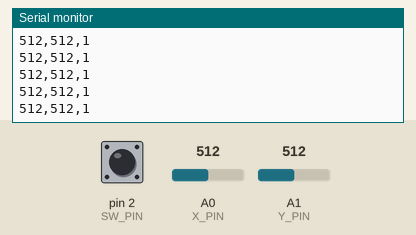
The sketch below on a simulated Arduino Uno, built with avr-gcc and run on an emulated ATmega328P. Shown: the last lines printed to the serial monitor. Inputs (shaded band) come from the test bench; at power-on: A1 (Y_PIN) = 512, A0 (X_PIN) = 512, pin 2 (SW_PIN) HIGH.

Above: at 4.2 s.
4.3 s: A1 (Y_PIN) set to 984
At 4.8 s:
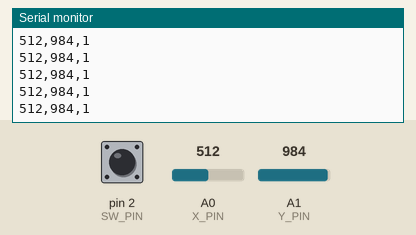
7.3 s: A1 (Y_PIN) set to 1009
At 8.3 s:
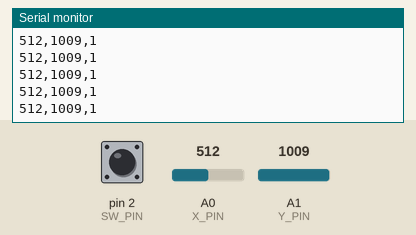
11.9 s: A0 (X_PIN) set to 104
At 12.8 s:
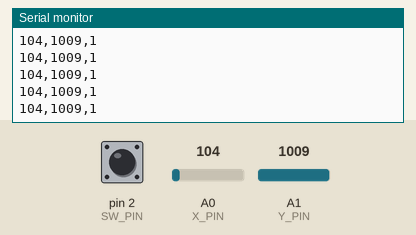
14.9 s: A0 (X_PIN) set to 94
At 15.7 s:
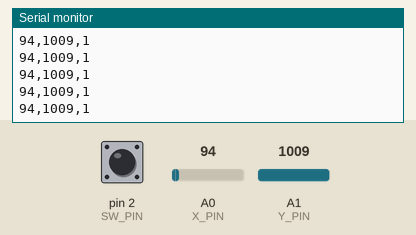
Timing chart, 0 to 17.4 s (numbered marks = the images above; inputs shaded):
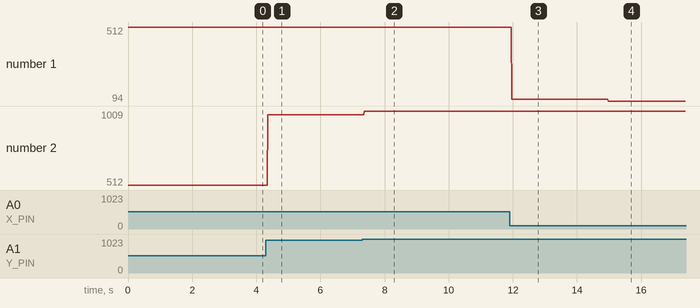

Measured:
- after the input at 4.3 s, the serial monitor: prints a new line after 0.06 s (image 1)
- after the input at 7.3 s, the serial monitor: prints a new line after 0.07 s (image 2)
- after the input at 11.9 s, the serial monitor: prints a new line after 0.06 s (image 3)
- after the input at 14.9 s, the serial monitor: prints a new line after 0.07 s (image 4)
- plotted number 1: 512 → 104 after the input at 11.9 s, 104 → 94 after the input at 14.9 s
- plotted number 2: 512 → 984 after the input at 4.3 s, 984 → 1009 after the input at 7.3 s

The sketch:

Joystick-as-mouse.ino
```cpp
const int X_PIN = A0;
const int Y_PIN = A1;
const int SW_PIN = 2;

void setup() {
  Serial.begin(9600);
  pinMode(SW_PIN, INPUT_PULLUP);
}

void loop() {
  int xVal = analogRead(X_PIN);
  int yVal = analogRead(Y_PIN);
  int swVal = digitalRead(SW_PIN);

  Serial.print(xVal);
  Serial.print(",");
  Serial.print(yVal);
  Serial.print(",");
  Serial.println(swVal);

  delay(10);
}
```
